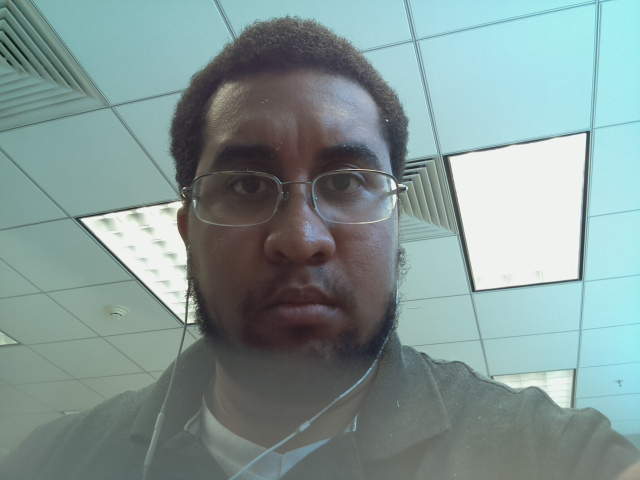
#> input picture Module 4/OpenCV/KeyPoint/photo.jpg, 640 x 480 px
$ python kp.py
#> lines starting #> are read from the running program, lines starting #| are printed output that depends on the picture
import cv2
import numpy as np

img = cv2.imread('photo.jpg')
#> img is the input picture: shape (480, 640, 3); mean B, G, R 149.3, 151.3, 130.6
gray=cv2.cvtColor(img,cv2.COLOR_BGR2GRAY)
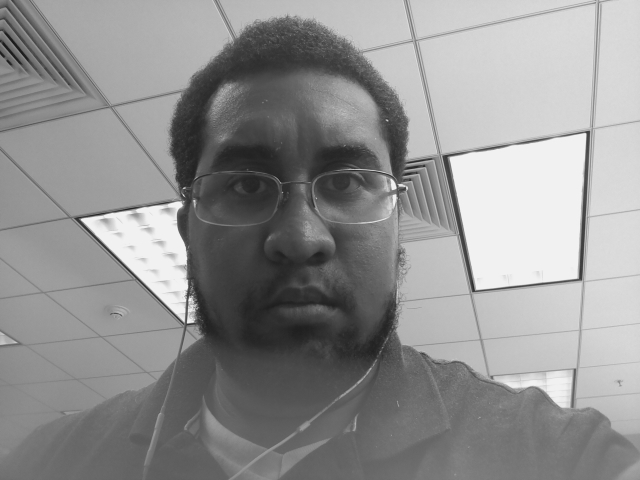
#> gray: shape (480, 640); min 24, max 242, mean 144.9

sift = cv2.xfeatures2d.SIFT_create()
kp = sift.detect(gray,None)
#> kp = 307 keypoints; strongest (x, y, size): (83, 220, 2.6), (178, 205, 6.2), (400, 185, 2.4), (152, 247, 54.8)

img=cv2.drawKeypoints(gray,kp,None)
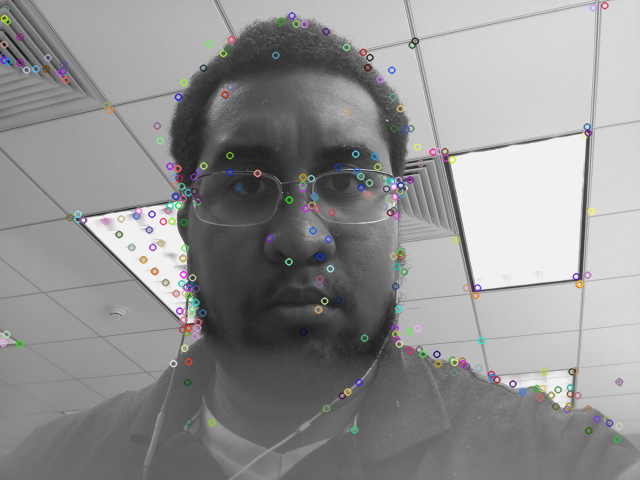
#> img: shape (480, 640, 3); mean of channels 0, 1, 2 144.7, 144.7, 144.8; drawn as B, G, R

cv2.imwrite('sift_keypoints.jpg',img)
